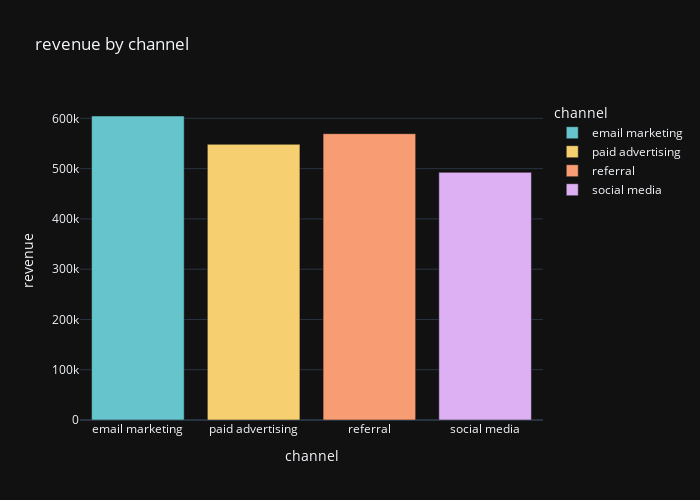

This figure's notebook cell:
### Markdown cell above
### (b) column chart

### Code cell
fig6= px.bar(revenue_by_channel, 
             x='channel',
             y='revenue',
             title='revenue by channel',
             color='channel',
             color_discrete_sequence= px.colors.qualitative.Pastel
            )
fig6.update_layout(width=700, height=500, template='plotly_dark')
fig6.show()

### Figure 1 — Plotly figure (JSON) as saved in the notebook; plotly's stock layout.template omitted (floating-point values rounded to 4 significant figures)
{"data": [{"alignmentgroup": "True", "hovertemplate": "channel=%{x}<br>revenue=%{y}<extra></extra>", "legendgroup": "email marketing", "marker": {"color": "rgb(102, 197, 204)", "pattern": {"shape": ""}}, "name": "email marketing", "offsetgroup": "email marketing", "orientation": "v", "showlegend": true, "textposition": "auto", "type": "bar", "x": ["email marketing"], "xaxis": "x", "y": [604706], "yaxis": "y"}, {"alignmentgroup": "True", "hovertemplate": "channel=%{x}<br>revenue=%{y}<extra></extra>", "legendgroup": "paid advertising", "marker": {"color": "rgb(246, 207, 113)", "pattern": {"shape": ""}}, "name": "paid advertising", "offsetgroup": "paid advertising", "orientation": "v", "showlegend": true, "textposition": "auto", "type": "bar", "x": ["paid advertising"], "xaxis": "x", "y": [548396], "yaxis": "y"}, {"alignmentgroup": "True", "hovertemplate": "channel=%{x}<br>revenue=%{y}<extra></extra>", "legendgroup": "referral", "marker": {"color": "rgb(248, 156, 116)", "pattern": {"shape": ""}}, "name": "referral", "offsetgroup": "referral", "orientation": "v", "showlegend": true, "textposition": "auto", "type": "bar", "x": ["referral"], "xaxis": "x", "y": [569552], "yaxis": "y"}, {"alignmentgroup": "True", "hovertemplate": "channel=%{x}<br>revenue=%{y}<extra></extra>", "legendgroup": "social media", "marker": {"color": "rgb(220, 176, 242)", "pattern": {"shape": ""}}, "name": "social media", "offsetgroup": "social media", "orientation": "v", "showlegend": true, "textposition": "auto", "type": "bar", "x": ["social media"], "xaxis": "x", "y": [492667], "yaxis": "y"}], "layout": {"barmode": "relative", "height": 500, "legend": {"title": {"text": "channel"}, "tracegroupgap": 0}, "title": {"text": "revenue by channel"}, "width": 700, "xaxis": {"anchor": "y", "autorange": true, "categoryarray": ["email marketing", "paid advertising", "referral", "social media"], "categoryorder": "array", "domain": [0, 1], "range": [-0.5, 3.5], "title": {"text": "channel"}, "type": "category"}, "yaxis": {"anchor": "x", "autorange": true, "domain": [0, 1], "range": [0, 636500.0], "title": {"text": "revenue"}, "type": "linear"}}}
